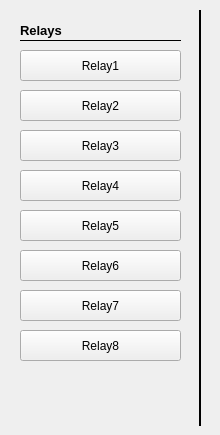
   <widget class="QWidget" name="Relay">
    <attribute name="title">
     <string>Relay</string>
    </attribute>
    <widget class="Line" name="line_31">
     <property name="geometry">
      <rect>
       <x>20</x>
       <y>40</y>
       <width>161</width>
       <height>1</height>
      </rect>
     </property>
     <property name="frameShadow">
      <enum>QFrame::Plain</enum>
     </property>
     <property name="orientation">
      <enum>Qt::Horizontal</enum>
     </property>
    </widget>
    <widget class="QPushButton" name="btn_relay1">
     <property name="geometry">
      <rect>
       <x>20</x>
       <y>50</y>
       <width>161</width>
       <height>31</height>
      </rect>
     </property>
     <property name="toolTip">
      <string>&lt;html&gt;&lt;head/&gt;&lt;body&gt;&lt;p&gt;Starts for Relay the defined function (Switch or Pulse)&lt;/p&gt;&lt;/body&gt;&lt;/html&gt;</string>
     </property>
     <property name="text">
      <string>Relay1</string>
     </property>
    </widget>
    <widget class="QPushButton" name="btn_relay3">
     <property name="geometry">
      <rect>
       <x>20</x>
       <y>130</y>
       <width>161</width>
       <height>31</height>
      </rect>
     </property>
     <property name="toolTip">
      <string>&lt;html&gt;&lt;head/&gt;&lt;body&gt;&lt;p&gt;Starts for Relay the defined function (Switch or Pulse)&lt;/p&gt;&lt;/body&gt;&lt;/html&gt;</string>
     </property>
     <property name="text">
      <string>Relay3</string>
     </property>
    </widget>
    <widget class="QPushButton" name="btn_relay2">
     <property name="geometry">
      <rect>
       <x>20</x>
       <y>90</y>
       <width>161</width>
       <height>31</height>
      </rect>
     </property>
     <property name="toolTip">
      <string>&lt;html&gt;&lt;head/&gt;&lt;body&gt;&lt;p&gt;Starts for Relay the defined function (Switch or Pulse)&lt;/p&gt;&lt;/body&gt;&lt;/html&gt;</string>
     </property>
     <property name="text">
      <string>Relay2</string>
     </property>
    </widget>
    <widget class="QLabel" name="label_96">
     <property name="geometry">
      <rect>
       <x>20</x>
       <y>20</y>
       <width>161</width>
       <height>21</height>
      </rect>
     </property>
     <property name="font">
      <font>
       <pointsize>10</pointsize>
       <weight>75</weight>
       <bold>true</bold>
      </font>
     </property>
     <property name="text">
      <string>Relays</string>
     </property>
    </widget>
    <widget class="QPushButton" name="btn_relay4">
     <property name="geometry">
      <rect>
       <x>20</x>
       <y>170</y>
       <width>161</width>
       <height>31</height>
      </rect>
     </property>
     <property name="toolTip">
      <string>&lt;html&gt;&lt;head/&gt;&lt;body&gt;&lt;p&gt;Starts for Relay the defined function (Switch or Pulse)&lt;/p&gt;&lt;/body&gt;&lt;/html&gt;</string>
     </property>
     <property name="text">
      <string>Relay4</string>
     </property>
    </widget>
    <widget class="QPushButton" name="btn_relay5">
     <property name="geometry">
      <rect>
       <x>20</x>
       <y>210</y>
       <width>161</width>
       <height>31</height>
      </rect>
     </property>
     <property name="toolTip">
      <string>&lt;html&gt;&lt;head/&gt;&lt;body&gt;&lt;p&gt;Starts for Relay the defined function (Switch or Pulse)&lt;/p&gt;&lt;/body&gt;&lt;/html&gt;</string>
     </property>
     <property name="text">
      <string>Relay5</string>
     </property>
    </widget>
    <widget class="QPushButton" name="btn_relay6">
     <property name="geometry">
      <rect>
       <x>20</x>
       <y>250</y>
       <width>161</width>
       <height>31</height>
      </rect>
     </property>
     <property name="toolTip">
      <string>&lt;html&gt;&lt;head/&gt;&lt;body&gt;&lt;p&gt;Starts for Relay the defined function (Switch or Pulse)&lt;/p&gt;&lt;/body&gt;&lt;/html&gt;</string>
     </property>
     <property name="text">
      <string>Relay6</string>
     </property>
    </widget>
    <widget class="QPushButton" name="btn_relay7">
     <property name="geometry">
      <rect>
       <x>20</x>
       <y>290</y>
       <width>161</width>
       <height>31</height>
      </rect>
     </property>
     <property name="toolTip">
      <string>&lt;html&gt;&lt;head/&gt;&lt;body&gt;&lt;p&gt;Starts for Relay the defined function (Switch or Pulse)&lt;/p&gt;&lt;/body&gt;&lt;/html&gt;</string>
     </property>
     <property name="text">
      <string>Relay7</string>
     </property>
    </widget>
    <widget class="QPushButton" name="btn_relay8">
     <property name="geometry">
      <rect>
       <x>20</x>
       <y>330</y>
       <width>161</width>
       <height>31</height>
      </rect>
     </property>
     <property name="toolTip">
      <string>&lt;html&gt;&lt;head/&gt;&lt;body&gt;&lt;p&gt;Starts for Relay the defined function (Switch or Pulse)&lt;/p&gt;&lt;/body&gt;&lt;/html&gt;</string>
     </property>
     <property name="text">
      <string>Relay8</string>
     </property>
    </widget>
    <widget class="Line" name="line_59">
     <property name="geometry">
      <rect>
       <x>190</x>
       <y>10</y>
       <width>21</width>
       <height>416</height>
      </rect>
     </property>
     <property name="styleSheet">
      <string notr="true"/>
     </property>
     <property name="frameShadow">
      <enum>QFrame::Plain</enum>
     </property>
     <property name="lineWidth">
      <number>2</number>
     </property>
     <property name="orientation">
      <enum>Qt::Vertical</enum>
     </property>
    </widget>
   </widget>
